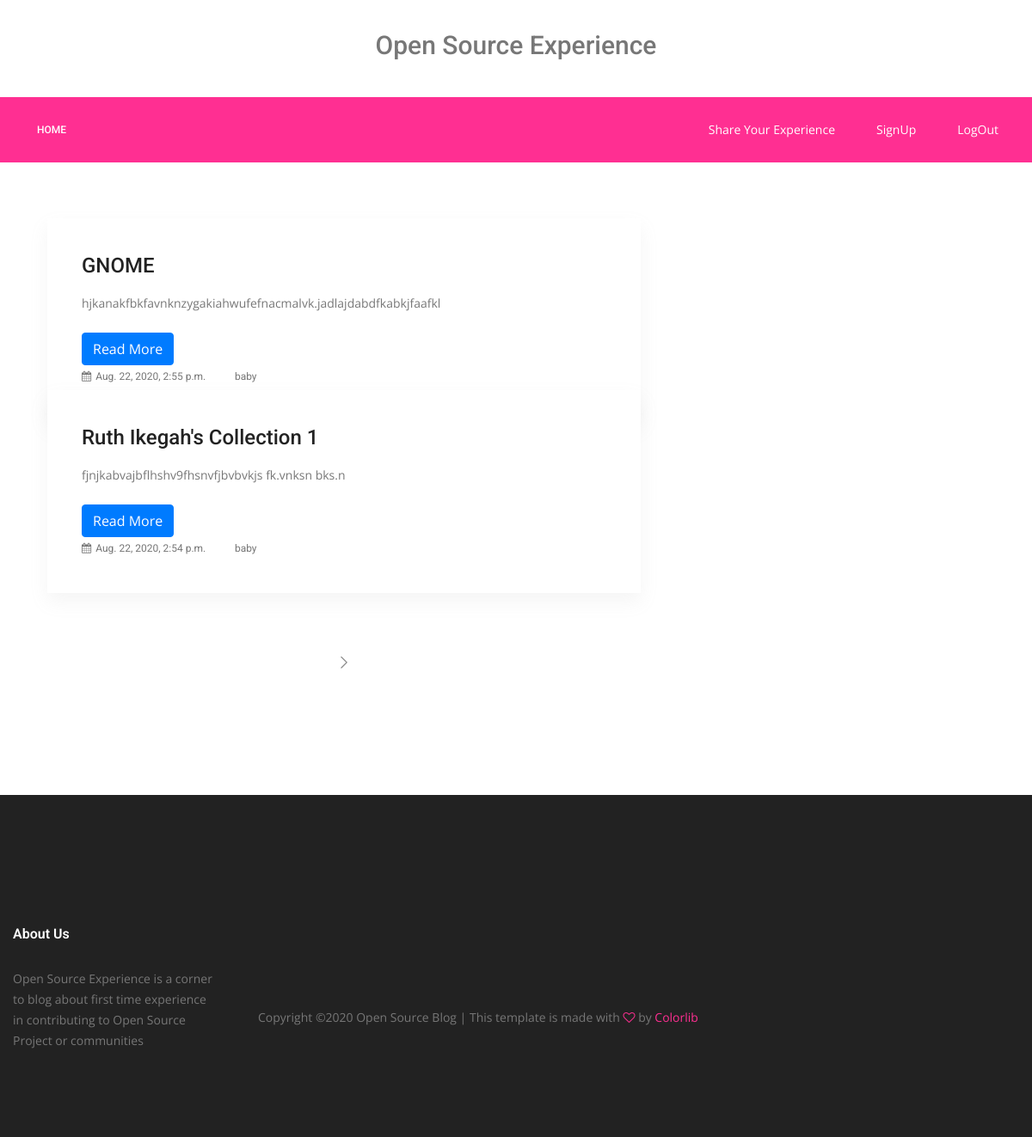
Before: / (signed in) with the older database file.
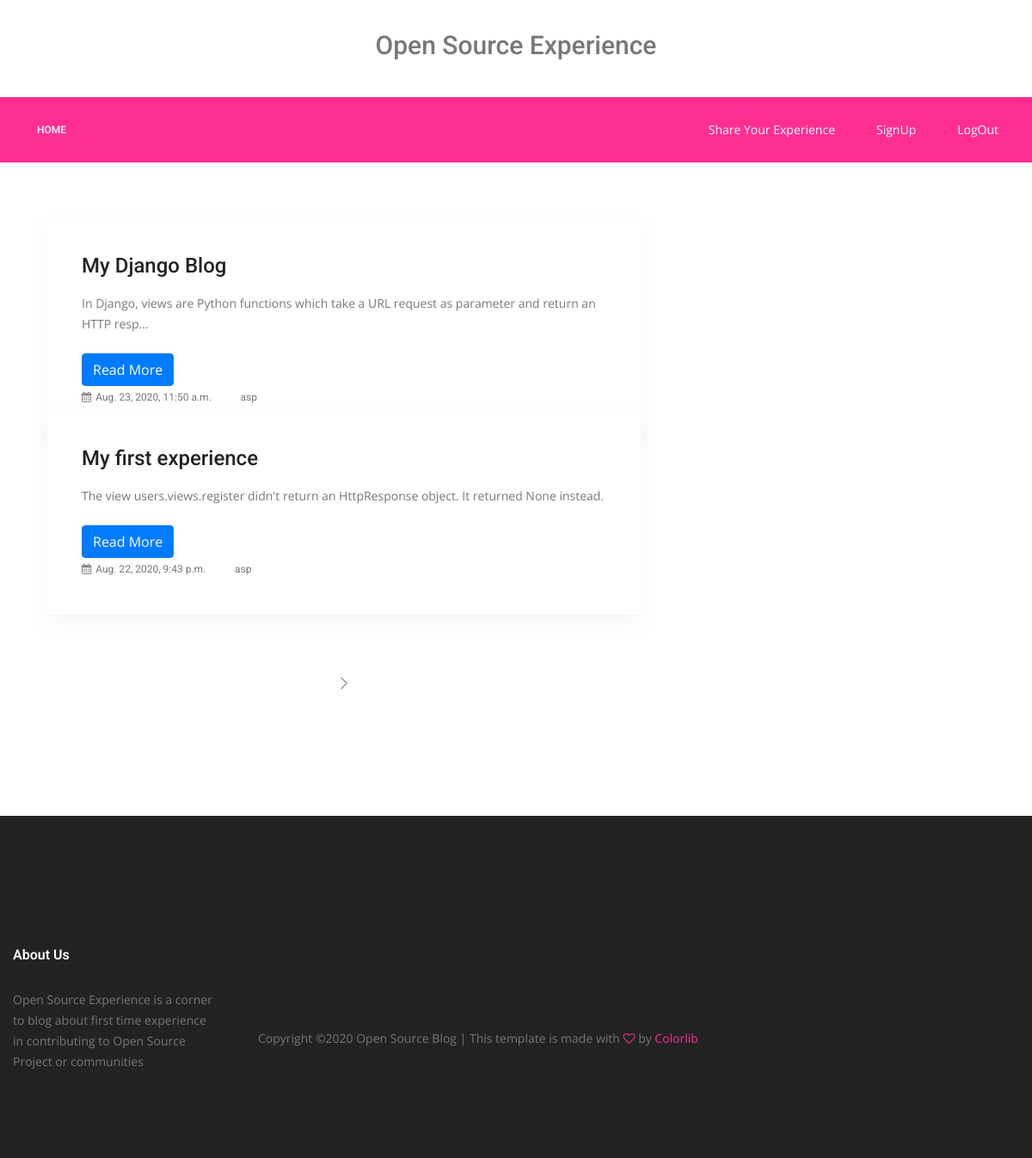
After: the same page with the newer database file.
### blog/models.py (models this page shows, shortened)
class Article(models.Model):
    title = models.CharField(max_length=200)
    text = models.TextField()
    date = models.DateTimeField(auto_now_add=True)
    author = models.ForeignKey(User, on_delete=models.CASCADE)

### blog/views.py (the view)
# urls.py: path('',HomePage.as_view(), name = "HomePage"),
class HomePage(LoginRequiredMixin, ListView):
    model = Article
    template_name = "blog/index.html"
    context_object_name = "articles"
    ordering = ['-date']
    paginate_by = 2

### blog/templates/blog/index.html (shortened to what this page needs)
{% extends "blog/base.html" %}
{% block content %}
        <section class="blog_area p_120">
            <div class="container">
                <div class="row">
                    <div class="col-lg-8">
                        <div class="blog_left_sidebar">
							{% for article in articles %}
                            <article class="blog_style1">
                            	<div class="blog_img">
                            	</div>
                            	<div class="blog_text">
									<div class="blog_text_inner">
										<a href="{% url 'blog:detail-view' article.pk %}"><h4>{{ article.title }}</h4></a>
										<p>{{ article.text|truncatechars:100 }}</p>
										<a href="{% url 'blog:detail-view' article.pk %}" class="btn btn-primary">Read More</a>
										<div class="date">
											<a href="#"><i class="fa fa-calendar" aria-hidden="true"></i>{{ article.date }}</a>
											<a href="#"><i class="" aria-hidden="true"></i> {{ article.author }}</a>
										</div>
									</div>
                            	</div>
							</article>
							{% endfor%}
                           {% if is_paginated %}
                            <nav class="blog-pagination justify-content-center d-flex">
		                        <ul class="pagination">
									{% if page_obj.has_next %}
		                            <li class="page-item">
		                                <a href="?page={{page_obj.next_page_number}}" class="page-link" aria-label="Next">
		                                    <span aria-hidden="true">
		                                        <span class="lnr lnr-chevron-right"></span>
		                                    </span>
		                                </a>
									</li>
									{% endif %}
		                        </ul>
							</nav>
							{% endif %}
                        </div>
                    </div>
                </div>
            </div>
        </section>
        {% endblock %}

### blog/templates/blog/base.html (shortened to what this page needs)
{% load static %}
<!doctype html>
<html lang="en">
    <head>
        <link rel="stylesheet" href="{% static 'blog/css/bootstrap.css' %}">
        <link rel="stylesheet" href="{% static 'blog/vendors/linericon/style.css' %}">
        <link rel="stylesheet" href="https://stackpath.bootstrapcdn.com/font-awesome/4.7.0/css/font-awesome.min.css">
        <link rel="stylesheet" href="{% static 'blog/vendors/owl-carousel/owl.carousel.min.css' %}">
        <link rel="stylesheet" href="{% static 'blog/vendors/lightbox/simpleLightbox.css' %}">
        <link rel="stylesheet" href="{% static 'blog/vendors/nice-select/css/nice-select.css' %}">
        <link rel="stylesheet" href="{% static 'blog/vendors/animate-css/animate.css' %}">
        <link rel="stylesheet" href="{% static 'blog/vendors/jquery-ui/jquery-ui.css' %}">
        <link rel="stylesheet" href="{% static 'blog/css/style.css' %}">
        <link rel="stylesheet" href="{% static 'blog/css/responsive.css' %}">
        <link rel="stylesheet" href="{% static 'blog/css/share.css' %}">
    </head>
    <body>
        <header class="header_area">
            <div class="logo_part">
            	<div class="container">
                    <h2>Open Source Experience</h2>
            	</div>
            </div>
			<div class="main_menu">
				<nav class="navbar navbar-expand-lg navbar-light">
					<div class="container">
						<div class="collapse navbar-collapse offset" id="navbarSupportedContent">
							<ul class="nav navbar-nav menu_nav">
								<li class="nav-item share p-2 m-0"><a class="nav-link" href="{% url 'blog:HomePage' %}">Home</a></li>
							</ul>
							<ul class="nav navbar-nav navbar-right ml-auto">
                                <li class="share p-4 m-0"><a href="{% url 'blog:Share' %}" class="m-0 p-0">Share Your Experience</a></li>
                                <li class="share p-4 m-0">
                                    <a class="m-0 p-0" href="{% url 'users:register' %}" >SignUp</a>
                                </li>
                                <li class="share p-4 m-0">
                                    <a class="m-0 p-0" href="{% url 'users:logout' %}" >LogOut</a>
                                </li>
							</ul>
						</div>
					</div>
				</nav>
			</div>
        </header>
        {% block content %}
        {% endblock %}
        <footer class="footer-area">
            <div class="container">
                <div class="row">
                    <div class="col-lg-3  col-md-6 col-sm-6">
                        <div class="single-footer-widget">
                            <h6 class="footer_title">About Us</h6>
                            <p>Open Source Experience is a corner to blog about first time experience in contributing to Open Source Project or communities</p>
                        </div>
                    </div>
                <div class="row footer-bottom d-flex justify-content-between align-items-center">
                    <p class="col-lg-12 footer-text text-center">
Copyright &copy;<script>document.write(new Date().getFullYear());</script> Open Source Blog | This template is made with <i class="fa fa-heart-o" aria-hidden="true"></i> by <a href="https://colorlib.com" target="_blank">Colorlib</a>
</p>
                </div>
            </div>
        </footer>
    </body>
</html>

### blog/static/blog/css/style.css (style rules this page uses)
a { text-decoration: none; -webkit-transition: all 0.3s ease-in-out; -o-transition: all 0.3s ease-in-out; transition: all 0.3s ease-in-out; }
body { line-height: 24px; font-size: 14px; font-family: "Open Sans", sans-serif; font-weight: normal; color: #777777; }
h1, h2, h3, h4, h5, h6 { font-family: "Roboto", sans-serif; font-weight: 500; }
.p_120 { padding-top: 120px; padding-bottom: 120px; }
@media (min-width: 1200px) { .container { max-width: 1200px; } }
.header_area { position: absolute; width: 100%; left: 0px; top: 0px; z-index: 3; }
.header_area + section, .header_area + div { margin-top: 210px; }
.logo_part { overflow: hidden; padding: 34.5px 0px; text-align: center; }
.main_menu { background: #ff2f92; }
.main_menu .navbar { background: transparent; padding: 0px; border: 0px; border-radius: 0px; margin-bottom: 0px; }
.main_menu .navbar .nav .nav-item .nav-link { font: 500 12px/60px "Roboto", sans-serif; text-transform: uppercase; color: #fff; padding: 0px 20px; display: inline-block; }
.main_menu .navbar .nav .nav-item .nav-link:after { display: none; }
.main_menu .navbar .nav .nav-item:last-child { margin-right: 0px; }
.blog-pagination { padding-top: 25px; }
.blog-pagination .page-link { border-radius: 0; }
.blog-pagination .page-item { border: none; }
.page-link { background: transparent; font-weight: 400; }
.blog-pagination .page-link { position: relative; display: block; padding: 0.5rem 0.75rem; margin-left: -1px; line-height: 1.25; color: #8a8a8a; border: none; }
.blog-pagination .page-link .lnr { font-weight: 600; }
.blog-pagination .page-item:last-child .page-link, .blog-pagination .page-item:first-child .page-link { border-radius: 0; }
h2 { font-size: 30px; }
h4 { font-size: 18px; }
h6 { font-size: 14px; }
.blog_style1 { margin-bottom: 40px; }
.blog_style1 .blog_text { padding-left: 40px; padding-right: 40px; }
.blog_style1 .blog_text .blog_text_inner { background: #fff; margin-top: -100px; position: relative; -webkit-box-shadow: 0px 10px 20px 0px rgba(153, 153, 153, 0.1); box-shadow: 0px 10px 20px 0px rgba(153, 153, 153, 0.1); padding: 40px; }
.blog_style1 .blog_text .blog_text_inner h4 { font-size: 24px; font-family: "Roboto", sans-serif; line-height: 30px; color: #222222; padding-right: 20px; margin-bottom: 17px; -webkit-transition: all 300ms linear 0s; -o-transition: all 300ms linear 0s; transition: all 300ms linear 0s; }
.blog_style1 .blog_text .blog_text_inner p { font-size: 14px; line-height: 24px; color: #777777; margin-bottom: 22px; }
.blog_style1 .blog_text .blog_text_inner .date a { color: #777777; font-size: 12px; font-weight: normal; font-family: "Roboto", sans-serif; margin-right: 25px; -webkit-transition: all 300ms linear 0s; -o-transition: all 300ms linear 0s; transition: all 300ms linear 0s; }
.blog_style1 .blog_text .blog_text_inner .date a i { padding-right: 5px; }
.blog_style1 .blog_text .blog_text_inner .date a:last-child { margin-right: 0px; }
.footer-area { background: #222222; padding-top: 150px; padding-bottom: 100px; }
.single-footer-widget p { margin-bottom: 0px; color: #777777; max-width: 235px; }
.footer_title { font-size: 16px; line-height: 24px; font-weight: 600; color: #fff; margin-bottom: 28px; }
.footer-bottom { padding-top: 70px; }
.footer-bottom .footer-text { margin-bottom: 0px; }
.footer-bottom .footer-text i { color: #ff2f92; }
.footer-bottom .footer-text a { color: #ff2f92; }

### blog/static/blog/css/share.css (style rules this page uses)
.share, .share a { color: white; display: flex; align-items: center; }

Changed rows visible on the page:
no longer on this page (row unchanged): Article: title "GNOME", text "hjkanakfbkfavnknzygakiahwufefnacmalvk.jadlajdabdfkabkjfaafkl", date "Aug. 22, 2020, 2:55 p.m.", author "baby"
no longer on this page (row unchanged): Article: title "Ruth Ikegah's Collection 1", text "fjnjkabvajbflhshv9fhsnvfjbvbvkjs fk.vnksn bks.n", date "Aug. 22, 2020, 2:54 p.m.", author "baby"
added Article: title "My Django Blog", text "In Django, views are Python functions which take a URL request as parameter and return an HTTP resp…", date "Aug. 23, 2020, 11:50 a.m.", author "asp"
added Article: title "My first experience", text "The view users.views.register didn't return an HttpResponse object. It returned None instead.", date "Aug. 22, 2020, 9:43 p.m.", author "asp"
